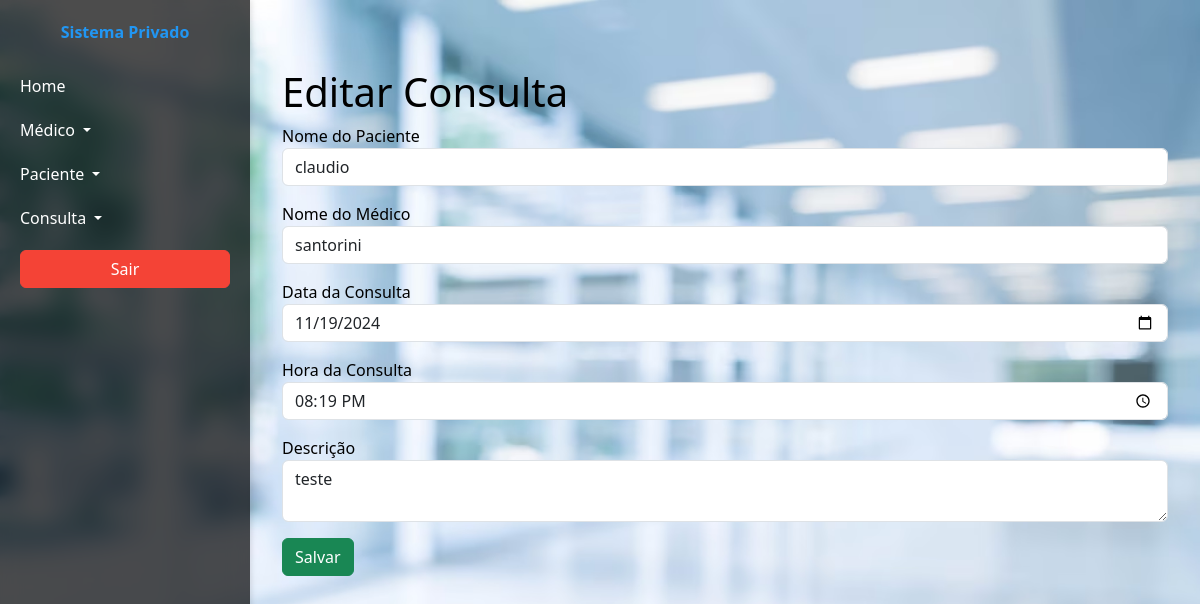
Screenshot of /dashboard.php?page=editar-consulta&id_consulta=9 (signed in) with the database file from the repository.
### tables this page shows
CREATE TABLE `consulta` (
  `id_consulta` int(10) UNSIGNED NOT NULL,
  `paciente_id_paciente` int(10) UNSIGNED NOT NULL,
  `medico_id_medico` int(10) UNSIGNED NOT NULL,
  `data_consulta` date DEFAULT NULL,
  `hora_consulta` time DEFAULT NULL,
  `descricao_consulta` text DEFAULT NULL
);

### editar-consulta.php (the view, shortened to what this page needs)
<h1>Editar Consulta </h1>
<?php
	$sql = "SELECT * FROM consulta WHERE id_consulta=".$_REQUEST['id_consulta'];
	$res = $conn->query($sql);
	$row = $res->fetch_object();
?>
<form action="?page=salvar-consulta" method="POST">
	<div class="mb-3">
		<label>Nome do Paciente</label>
		<select name="paciente_id_paciente" class="form-control">
			<?php
				$sql_1 = "SELECT * FROM paciente AS p
						  INNER JOIN consulta AS c
						  ON p.id_paciente = c.paciente_id_paciente";
				$res_1 = $conn->query($sql_1);
				$qtd_1 = $res_1->num_rows;
				if($qtd_1 > 0){
					while($row_1 = $res_1->fetch_object()){
						if($row_1->id_paciente == $row->paciente_id_paciente){
							print "<option value='".$row_1->id_paciente."' selected>".$row_1->nome_paciente."</option>";
						}else{
							print "<option value='".$row_1->id_paciente."'>".$row_1->nome_paciente."</option>";
						}
					}
				}else{
					print "<option>Não há pacientes</option>";
				}
			?>
		</select>
	</div>
	<div class="mb-3">
		<label>Nome do Médico</label>
		<select name="medico_id_medico" class="form-control">
			<?php
				$sql_2 = "SELECT * FROM medico AS m
						  INNER JOIN consulta AS c
						  ON m.id_medico = c.medico_id_medico";
				$res_2 = $conn->query($sql_2);
				$qtd_2 = $res_2->num_rows;
				if($qtd_2 > 0){
					while($row_2 = $res_2->fetch_object()){
						if($row_2->id_medico == $row->medico_id_medico){
							print "<option value='".$row_2->id_medico."' selected>".$row_2->nome_medico."</option>";
						}else{
							print "<option value='".$row_2->id_medico."'>".$row_2->nome_medico."</option>";
						}
					}
				}else{
					print "<option>Não há medicos</option>";
				}
			?>
		</select>
	</div>
	<div class="mb-3">
		<label>Data da Consulta</label>
		<input type="date" name="data_consulta" class="form-control" value="<?php print $row->data_consulta; ?>">
	</div>
	<div class="mb-3">
		<label>Hora da Consulta</label>
		<input type="time" name="hora_consulta" class="form-control" value="<?php print $row->hora_consulta; ?>">
	</div>
	<div class="mb-3">
		<label>Descrição</label>
		<textarea name="descricao_consulta" class="form-control"><?php print $row->descricao_consulta; ?></textarea>
	</div>
	<div class="mb-3">
		<button type="submit" class="btn btn-success">Salvar</button>
	</div>
</form>

### dashboard.php (style rules this page uses)
body { display: flex; height: 100vh; background-image: url('images.avif'); background-size: cover; background-position: center; background-repeat: no-repeat; color: #000; }

### rows the page displays
consulta: data_consulta "11/19/2024", hora_consulta "20:19:00", descricao_consulta "teste"

### other values shown
form field paciente_id_paciente "claudio"
form field medico_id_medico "santorini"
